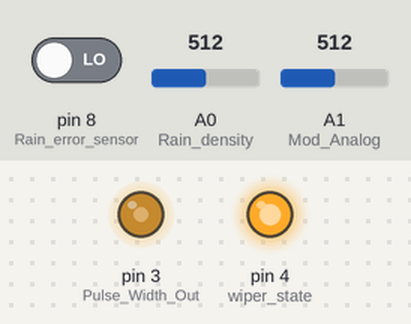
The sketch below on a simulated Arduino Uno, built with avr-gcc and run on an emulated ATmega328P. On the bench: output pins drawn as LEDs (lit = HIGH). The inputs (shaded band) are chosen by the test bench; at power-on: A0 (Rain_density) = 512, A1 (Mod_Analog) = 512, pin 8 (Rain_error_sensor) LOW.

Above: at 1.2 s.
1.3 s: A0 (Rain_density) set to 716
At 2.1 s:
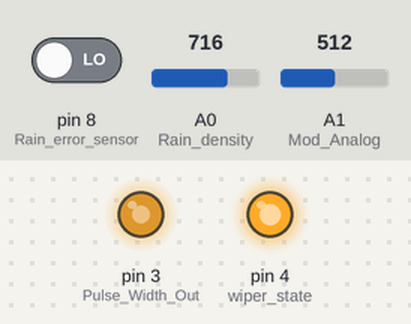
2.8 s: A1 (Mod_Analog) set to 351
4.3 s: A1 (Mod_Analog) set to 323
At 5.6 s:
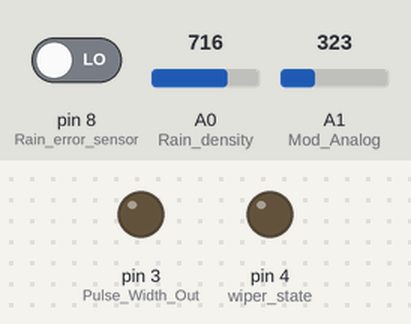
Timing chart, 0 to 7.3 s (numbered marks = the images above; inputs shaded):
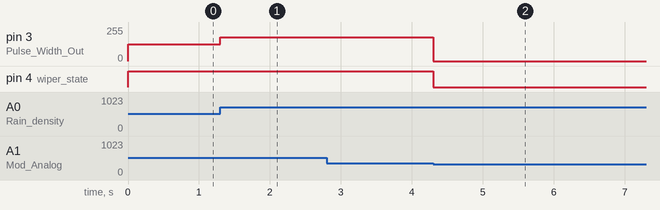

The sketch:

motor_PWM.ino
```cpp
#include "Wiper.h"
//Input

#define    Rain_error_sensor     8
#define    Rain_density          A0
#define    Mod_Analog           A1

//Output
#define    Pulse_Width_Out      3
#define    wiper_state          4

 int operation_mode =9;

float  modes;
void setup() {
  //Input

pinMode(operation_mode,INPUT);
pinMode(Rain_error_sensor,INPUT);
pinMode(Rain_density,INPUT);
pinMode(Mod_Analog,INPUT);
//oUTPUT
pinMode(Pulse_Width_Out,OUTPUT);
pinMode(wiper_state,OUTPUT);

}

void loop() {
  modes= (analogRead(Mod_Analog)*3/1023);
  operation_mode= static_cast<int>(modes);
 rtU.Wiper_Mode_of_Operation=operation_mode;
 rtU.Rain_Sensor_Error= digitalRead(Rain_error_sensor);
 rtU.Rain_Density= analogRead(Rain_density);
 Wiper_step();
 analogWrite(Pulse_Width_Out,255*rtY.PWM);
 digitalWrite(wiper_state,rtY.Wiper_indcation);

}
```

Wiper.cpp
```cpp
// (licence header left out)
#include "Wiper.h"
#include "rtwtypes.h"

/* Block signals and states (default storage) */
DW rtDW;

/* External inputs (root inport signals with default storage) */
ExtU rtU;

/* External outputs (root outports fed by signals with default storage) */
ExtY rtY;
static real_T look1_binlx(real_T u0, const real_T bp0[], const real_T table[],
  uint32_T maxIndex);
static real_T look1_binlx(real_T u0, const real_T bp0[], const real_T table[],
  uint32_T maxIndex)
{
  real_T frac;
  real_T yL_0d0;
  uint32_T bpIdx;
  uint32_T iLeft;
  uint32_T iRght;

  /* Column-major Lookup 1-D
     Search method: 'binary'
     Use previous index: 'off'
     Interpolation method: 'Linear point-slope'
     Extrapolation method: 'Linear'
     Use last breakpoint for index at or above upper limit: 'off'
     Remove protection against out-of-range input in generated code: 'off'
   */
  /* Prelookup - Index and Fraction
     Index Search method: 'binary'
     Extrapolation method: 'Linear'
     Use previous index: 'off'
     Use last breakpoint for index at or above upper limit: 'off'
     Remove protection against out-of-range input in generated code: 'off'
   */
  if (u0 <= bp0[0UL]) {
    iLeft = 0UL;
    frac = (u0 - bp0[0UL]) / (bp0[1UL] - bp0[0UL]);
  } else if (u0 < bp0[maxIndex]) {
    /* Binary Search */
    bpIdx = maxIndex >> 1UL;
    iLeft = 0UL;
    iRght = maxIndex;
    while (iRght - iLeft > 1UL) {
      if (u0 < bp0[bpIdx]) {
        iRght = bpIdx;
      } else {
        iLeft = bpIdx;
      }

      bpIdx = (iRght + iLeft) >> 1UL;
    }

    frac = (u0 - bp0[iLeft]) / (bp0[iLeft + 1UL] - bp0[iLeft]);
  } else {
    iLeft = maxIndex - 1UL;
    frac = (u0 - bp0[maxIndex - 1UL]) / (bp0[maxIndex] - bp0[maxIndex - 1UL]);
  }

  /* Column-major Interpolation 1-D
     Interpolation method: 'Linear point-slope'
     Use last breakpoint for index at or above upper limit: 'off'
     Overflow mode: 'wrapping'
   */
  yL_0d0 = table[iLeft];
  return (table[iLeft + 1UL] - yL_0d0) * frac + yL_0d0;
}

/* Model step function */
void Wiper_step(void)
{
  real_T rtb_Add;
  real_T rtb_Previous_value;

  /* Outputs for Atomic SubSystem: '<Root>/Wiper' */
  /* MultiPortSwitch: '<S1>/Multiport Switch' incorporates:
   *  Constant: '<S1>/Constant'
   *  Constant: '<S1>/Constant1'
   *  Constant: '<S1>/Constant2'
   *  Inport: '<Root>/Wiper_Mode_of_Operation'
   */
  switch (rtU.Wiper_Mode_of_Operation) {
   case OFF:
    rtb_Previous_value = 0.0;
    break;

   case Auto:
    /* Switch: '<S2>/Switch' incorporates:
     *  Constant: '<S2>/Constant'
     *  Gain: '<S5>/Gain'
     *  Inport: '<Root>/Rain_Density'
     *  Inport: '<Root>/Rain_Sensor_Error'
     *  Lookup_n-D: '<S5>/1-D Lookup Table'
     */
    if (rtU.Rain_Sensor_Error != 0.0) {
      rtb_Previous_value = 0.0;
    } else {
      rtb_Previous_value = 0.00390625 * look1_binlx(rtU.Rain_Density,
        rtConstP.uDLookupTable_bp01Data, rtConstP.uDLookupTable_tableData, 4UL);
    }

    /* End of Switch: '<S2>/Switch' */
    break;

   case Low_Speed:
    rtb_Previous_value = 0.4;
    break;

   default:
    rtb_Previous_value = 0.7;
    break;
  }

  /* End of MultiPortSwitch: '<S1>/Multiport Switch' */

  /* Sum: '<S4>/Add' incorporates:
   *  Gain: '<S4>/Gain'
   *  Gain: '<S4>/Gain1'
   *  UnitDelay: '<S4>/Unit Delay'
   */
  rtb_Add = 0.7 * rtb_Previous_value + 0.3 * rtDW.UnitDelay_DSTATE;

  /* Update for UnitDelay: '<S4>/Unit Delay' */
  rtDW.UnitDelay_DSTATE = rtb_Add;

  /* End of Outputs for SubSystem: '<Root>/Wiper' */

  /* Outport: '<Root>/PWM' */
  rtY.PWM = rtb_Add;

  /* Outputs for Atomic SubSystem: '<Root>/Wiper' */
  /* Outport: '<Root>/Wiper_indcation' incorporates:
   *  Constant: '<S3>/Constant'
   *  RelationalOperator: '<S3>/Compare'
   */
  rtY.Wiper_indcation = (rtb_Previous_value > 0.0);

  /* End of Outputs for SubSystem: '<Root>/Wiper' */
}

/* Model initialize function */
void Wiper_initialize(void)
{
  /* (no initialization code required) */
}

/*
 * File trailer for generated code.
 *
 * [EOF]
 */
```

Wiper.h
```cpp
// (licence header left out)
#ifndef RTW_HEADER_Wiper_h_
#define RTW_HEADER_Wiper_h_
#ifndef Wiper_COMMON_INCLUDES_
#define Wiper_COMMON_INCLUDES_
#include "rtwtypes.h"
#endif                                 /* Wiper_COMMON_INCLUDES_ */

#ifndef DEFINED_TYPEDEF_FOR_Operation_Mode_
#define DEFINED_TYPEDEF_FOR_Operation_Mode_

typedef enum {
  OFF = 0,                             /* Default value */
  Auto,
  Low_Speed,
  High_Speed
} Operation_Mode;

#endif

/* Block signals and states (default storage) for system '<Root>' */
typedef struct {
  real_T UnitDelay_DSTATE;             /* '<S4>/Unit Delay' */
} DW;

/* Constant parameters (default storage) */
typedef struct {
  /* Expression: [0 64 128 192 256]
   * Referenced by: '<S5>/1-D Lookup Table'
   */
  real_T uDLookupTable_tableData[5];

  /* Expression: [0 256 512 768 1023]
   * Referenced by: '<S5>/1-D Lookup Table'
   */
  real_T uDLookupTable_bp01Data[5];
} ConstP;

/* External inputs (root inport signals with default storage) */
typedef struct {
  Operation_Mode Wiper_Mode_of_Operation;/* '<Root>/Wiper_Mode_of_Operation' */
  real_T Rain_Sensor_Error;            /* '<Root>/Rain_Sensor_Error' */
  real_T Rain_Density;                 /* '<Root>/Rain_Density' */
} ExtU;

/* External outputs (root outports fed by signals with default storage) */
typedef struct {
  real_T PWM;                          /* '<Root>/PWM' */
  boolean_T Wiper_indcation;           /* '<Root>/Wiper_indcation' */
} ExtY;

/* Block signals and states (default storage) */
extern DW rtDW;

/* External inputs (root inport signals with default storage) */
extern ExtU rtU;

/* External outputs (root outports fed by signals with default storage) */
extern ExtY rtY;

/* Constant parameters (default storage) */
extern const ConstP rtConstP;

/* Model entry point functions */
extern void Wiper_initialize(void);
extern void Wiper_step(void);
extern volatile boolean_T stopRequested;
extern volatile boolean_T runModel;

/*-
 * The generated code includes comments that allow you to trace directly
 * back to the appropriate location in the model.  The basic format
 * is <system>/block_name, where system is the system number (uniquely
 * assigned by Simulink) and block_name is the name of the block.
 *
 * Use the MATLAB hilite_system command to trace the generated code back
 * to the model.  For example,
 *
 * hilite_system('<S3>')    - opens system 3
 * hilite_system('<S3>/Kp') - opens and selects block Kp which resides in S3
 *
 * Here is the system hierarchy for this model
 *
 * '<Root>' : 'Wiper'
 * '<S1>'   : 'Wiper/Wiper'
 * '<S2>'   : 'Wiper/Wiper/Auto_Mode'
 * '<S3>'   : 'Wiper/Wiper/Compare To Zero'
 * '<S4>'   : 'Wiper/Wiper/Smoothing_Speed'
 * '<S5>'   : 'Wiper/Wiper/Auto_Mode/Density_of_rain_algorthim'
 */
#endif                                 /* RTW_HEADER_Wiper_h_ */

/*
 * File trailer for generated code.
 *
 * [EOF]
 */
```

Wiper_data.cpp
```cpp
// (licence header left out)
#include "Wiper.h"

/* Constant parameters (default storage) */
const ConstP rtConstP = {
  /* Expression: [0 64 128 192 256]
   * Referenced by: '<S5>/1-D Lookup Table'
   */
  { 0.0, 64.0, 128.0, 192.0, 256.0 },

  /* Expression: [0 256 512 768 1023]
   * Referenced by: '<S5>/1-D Lookup Table'
   */
  { 0.0, 256.0, 512.0, 768.0, 1023.0 }
};

/*
 * File trailer for generated code.
 *
 * [EOF]
 */
```

rtwtypes.h
```cpp
// (licence header left out)
#ifndef RTWTYPES_H
#define RTWTYPES_H

/* Logical type definitions */
#if (!defined(__cplusplus))
#ifndef false
#define false                          (0U)
#endif

#ifndef true
#define true                           (1U)
#endif
#endif

/*=======================================================================*
 * Target hardware information
 *   Device type: Atmel->AVR
 *   Number of bits:     char:   8    short:   16    int:  16
 *                       long:  32    long long:  64
 *                       native word size:   8
 *   Byte ordering: LittleEndian
 *   Signed integer division rounds to: Zero
 *   Shift right on a signed integer as arithmetic shift: on
 *=======================================================================*/

/*=======================================================================*
 * Fixed width word size data types:                                     *
 *   int8_T, int16_T, int32_T     - signed 8, 16, or 32 bit integers     *
 *   uint8_T, uint16_T, uint32_T  - unsigned 8, 16, or 32 bit integers   *
 *   real32_T, real64_T           - 32 and 64 bit floating point numbers *
 *=======================================================================*/
typedef signed char int8_T;
typedef unsigned char uint8_T;
typedef int int16_T;
typedef unsigned int uint16_T;
typedef long int32_T;
typedef unsigned long uint32_T;
typedef long long int64_T;
typedef unsigned long long uint64_T;
typedef float real32_T;
typedef double real64_T;

/*===========================================================================*
 * Generic type definitions: boolean_T, char_T, byte_T, int_T, uint_T,       *
 *                           real_T, time_T, ulong_T, ulonglong_T.           *
 *===========================================================================*/
typedef double real_T;
typedef double time_T;
typedef unsigned char boolean_T;
typedef int int_T;
typedef unsigned int uint_T;
typedef unsigned long ulong_T;
typedef unsigned long long ulonglong_T;
typedef char char_T;
typedef unsigned char uchar_T;
typedef char_T byte_T;

/*=======================================================================*
 * Min and Max:                                                          *
 *   int8_T, int16_T, int32_T     - signed 8, 16, or 32 bit integers     *
 *   uint8_T, uint16_T, uint32_T  - unsigned 8, 16, or 32 bit integers   *
 *=======================================================================*/
#define MAX_int8_T                     ((int8_T)(127))
#define MIN_int8_T                     ((int8_T)(-128))
#define MAX_uint8_T                    ((uint8_T)(255U))
#define MAX_int16_T                    ((int16_T)(32767))
#define MIN_int16_T                    ((int16_T)(-32768))
#define MAX_uint16_T                   ((uint16_T)(65535U))
#define MAX_int32_T                    ((int32_T)(2147483647L))
#define MIN_int32_T                    ((int32_T)(-2147483647L-1L))
#define MAX_uint32_T                   ((uint32_T)(0xFFFFFFFFUL))
#define MAX_int64_T                    ((int64_T)(9223372036854775807LL))
#define MIN_int64_T                    ((int64_T)(-9223372036854775807LL-1LL))
#define MAX_uint64_T                   ((uint64_T)(0xFFFFFFFFFFFFFFFFULL))

/* Block D-Work pointer type */
typedef void * pointer_T;

#endif                                 /* RTWTYPES_H */

/*
 * File trailer for generated code.
 *
 * [EOF]
 */
```

Measured:
- the behaviour switches between 341 and 340 on A1 (Mod_Analog) (found by bisection; images 1 and 2)
- after the input at 1.3 s, pin 3 (Pulse_Width_Out): 127/255 → 178/255 at once
- after the input at 2.8 s, every drawn part: stays the same
- after the input at 4.3 s, pin 3 (Pulse_Width_Out): 178/255 → 0/255 at once; pin 4 (wiper_state): HIGH → LOW at once
